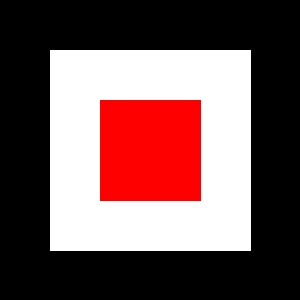
#> input picture original.jpg, 300 x 300 px, found by its file name
$ python feature_detection.py
#> lines starting #> are read from the running program, lines starting #| are printed output that depends on the picture
import cv2
import numpy as np

def main():
    # 1. Load Image
    # We will use the 'original.jpg' created in the previous step.
    # Ensure you are running this from the root directory.
    image_path = '02_Classical_CV/01_Image_Transformations/original.jpg'

    # Try to load the image
    img = cv2.imread(image_path)
#> img is the input picture: shape (300, 300, 3); mean B, G, R 85.6, 85.6, 114

    # If image is not found, let's create a dummy one on the fly so the script doesn't crash
    if img is None:
        print(f"Could not load {image_path}. Creating a dummy image.")
        img = np.zeros((300, 300, 3), dtype=np.uint8)
        cv2.rectangle(img, (50, 50), (250, 250), (255, 255, 255), -1)
        cv2.rectangle(img, (100, 100), (200, 200), (0, 0, 255), -1)

    # Convert to grayscale (features are typically found in grayscale)
    gray = cv2.cvtColor(img, cv2.COLOR_BGR2GRAY)
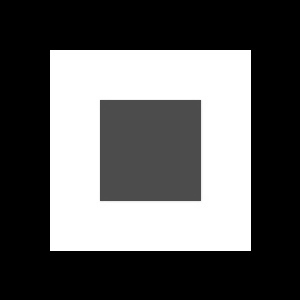
#> gray: shape (300, 300); min 0, max 255, mean 94.1

    # 2. Initialize Detector
    orb = cv2.ORB_create()

    # 3. Detect and Compute
    # find the keypoints with ORB
    kp = orb.detect(gray, None)
#> kp = 42 keypoints; strongest (x, y, size): (248, 50, 31), (248, 250, 31), (247, 250, 37.2), (50, 249, 31)

    # compute the descriptors with ORB
    kp, des = orb.compute(gray, kp)

    # 4. Draw Keypoints
    # draw only keypoints location,not size and orientation
    img_with_kp = cv2.drawKeypoints(img, kp, None, color=(0,255,0), flags=0)

    # Save/Show result
    cv2.imwrite('orb_features.jpg', img_with_kp)
    print(f"Saved orb_features.jpg. Detected {len(kp)} keypoints.")
#| Saved orb_features.jpg. Detected 42 keypoints.

    print("Implement ORB detection in the script!")

if __name__ == "__main__":
    main()
